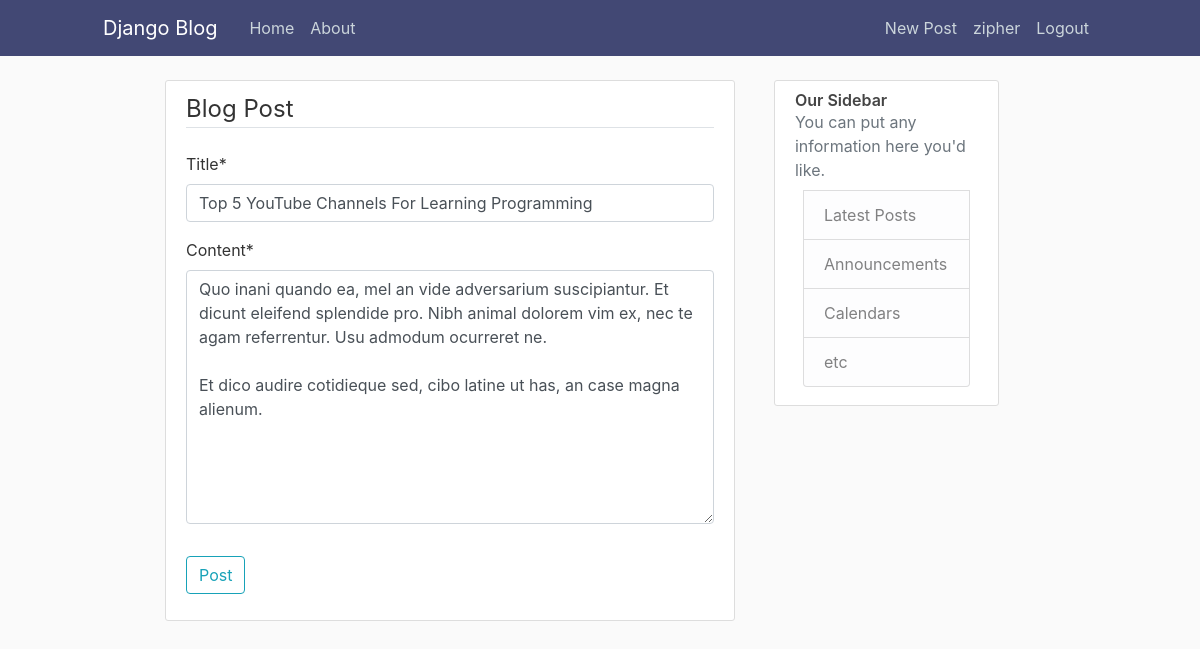
/post/30/update/ (signed in), run on the app's committed database.
### blog/models.py (models this page shows, shortened)
class Post(models.Model):
    title = models.CharField(max_length=100)
    content = models.TextField()
    date_posted = models.DateTimeField(default=timezone.now)
    author = models.ForeignKey(User, on_delete=models.CASCADE)

### blog/views.py (the view, shortened to what this page needs)
# urls.py: path('post/<int:pk>/update/', PostUpdateView.as_view(), name='post-update'),
class PostUpdateView(LoginRequiredMixin,UserPassesTestMixin,UpdateView):
    model = Post
    fields = ['title', 'content']
    def test_func(self) -> bool:
        post = self.get_object()
        if self.request.user == post.author:
            return True
        return False

### blog/templates/blog/post_form.html (shortened to what this page needs)
{% extends "blog/base.html" %}
{% load crispy_forms_tags %}
{% block content %}
    <div class="content-section">
        <form method="POST">
            <fieldset class="form-group">
                <legend class="border-bottom mb-4">Blog Post</legend>
                {{ form|crispy }}
            </fieldset>
            <div class="form-group">
                <button class="btn btn-outline-info" type="submit">Post</button>
            </div>
        </form>
    </div>
{% endblock content %}

### blog/templates/blog/base.html (shortened to what this page needs)
{% load static %}
<!DOCTYPE html>
<html>
<head>
    <link rel="stylesheet" href="https://maxcdn.bootstrapcdn.com/bootstrap/4.0.0/css/bootstrap.min.css">
    <link href="https://unpkg.com/tailwindcss@^1.0/dist/tailwind.min.css" rel="stylesheet">
    <link rel="stylesheet" type="text/css" href="{% static 'blog/main.css' %}">
</head>
<body>
    <header class="site-header">
      <nav class="navbar navbar-expand-md navbar-dark bg-steel fixed-top">
        <div class="container">
          <a class="navbar-brand mr-4" href="{% url 'blog-home' %}">Django Blog</a>
          <div class="collapse navbar-collapse" id="navbarToggle">
            <div class="navbar-nav mr-auto">
              <a class="nav-item nav-link" href="{% url 'blog-home' %}">Home</a>
              <a class="nav-item nav-link" href="{% url 'blog-about' %}">About</a>
            </div>
            <div class="navbar-nav">
              {% if user.is_authenticated %}
                <a class="nav-item nav-link" href="{% url 'post-create' %}">New Post</a>
                <a class="nav-item nav-link" href="{% url 'profile' %}">{{user.username}}</a>
                <a class="nav-item nav-link" href="{% url 'logout' %}">Logout</a>
              {% else %}
                <a class="nav-item nav-link" href="{% url 'login' %}">Login</a>
                <a class="nav-item nav-link" href="{% url 'register' %}">Register</a>
              {% endif %}
            </div>
          </div>
        </div>
      </nav>
    </header>
    <main role="main" class="container w-3/4">
      <div class="row">
        <div class="col-md-8">
          {% block content %}{% endblock %}
        </div>
        <div class=" w-1/4 ml-4 ">
          <div class="content-section">
            <h3 class="font-semibold">Our Sidebar</h3>
            <p class='text-muted'>You can put any information here you'd like.
              <ul class="list-group  overflow-hidden p-2">
                <li class="list-group-item list-group-item-light">Latest Posts</li>
                <li class="list-group-item list-group-item-light">Announcements</li>
                <li class="list-group-item list-group-item-light">Calendars</li>
                <li class="list-group-item list-group-item-light">etc</li>
              </ul>
            </p>
          </div>
        </div>
      </div>
    </main>
</body>
</html>

### blog/static/blog/main.css (style rules this page uses)
body { background: #fafafa; color: #333333; margin-top: 5rem; }
h1, h2, h3, h4, h5, h6 { color: #444444; }
ul { margin: 0; }
.bg-steel { background-color: #424874; }
.site-header .navbar-nav .nav-link { color: #cbd5db; }
.content-section { background: #ffffff; padding: 10px 20px; border: 1px solid #dddddd; border-radius: 3px; margin-bottom: 20px; }

### data on the page
Post: title "Top 5 YouTube Channels For Learning Programming", content "Quo inani quando ea, mel an vide adversarium suscipiantur. Et dicunt eleifend splendide pro. Nibh animal dolorem vim ex, nec te agam referrentur. Usu admodum ocurreret ne. Et dico audire cotidieque sed, cibo latine ut has, an case magna alienum."

### other printed values
{{ user.username }} "zipher"
